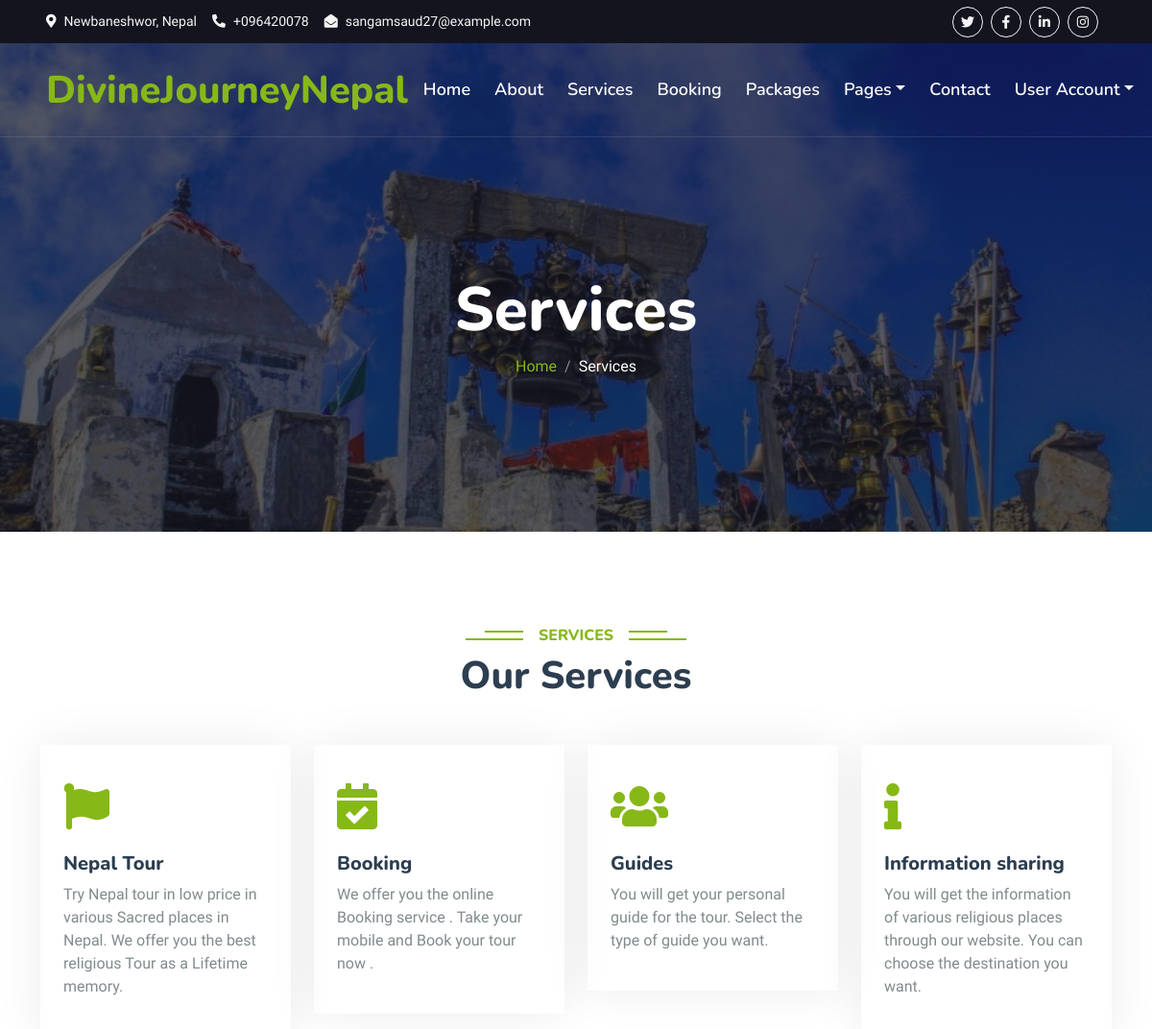
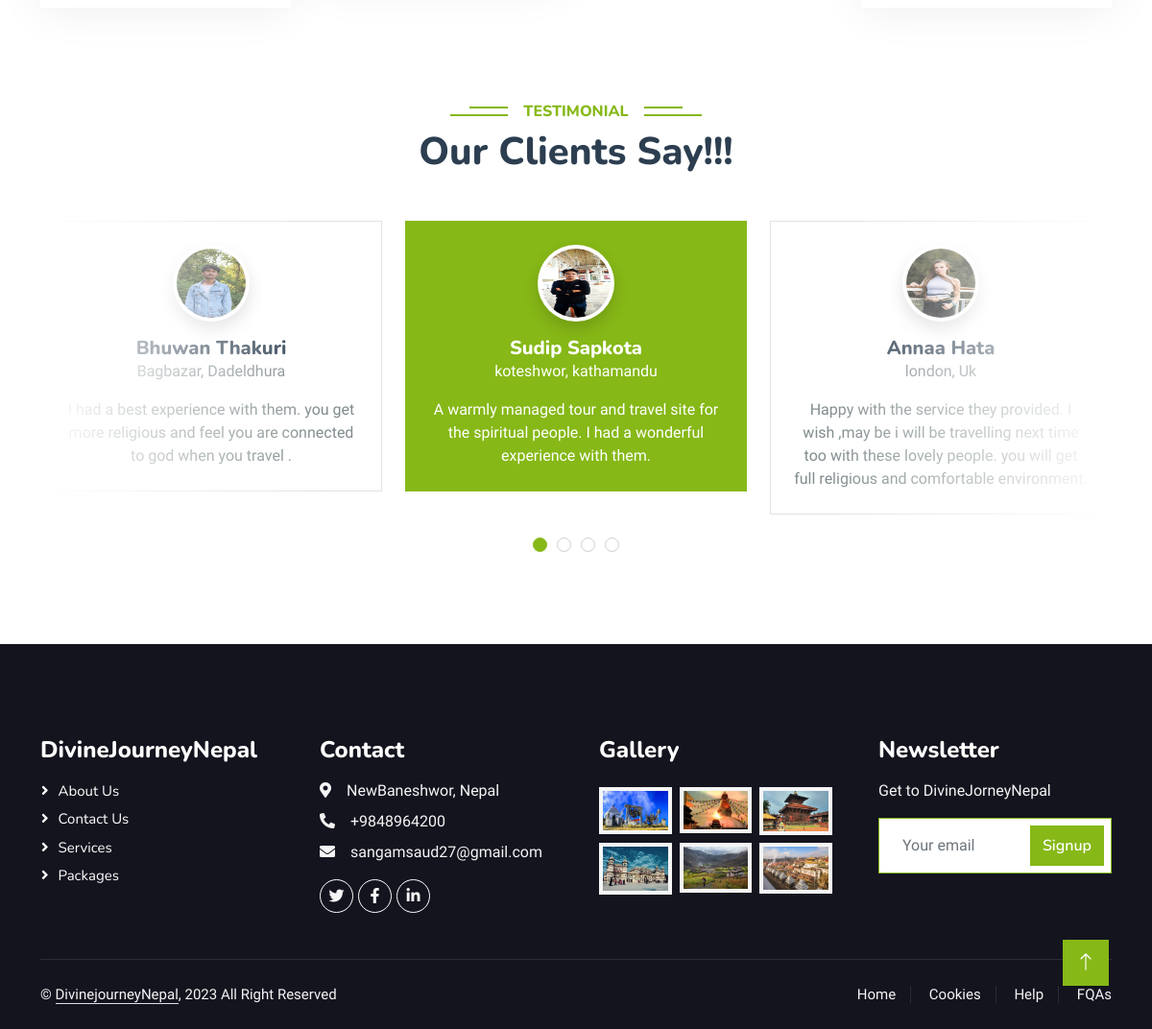
The app's page /service with its own data (2 pictures, top to bottom).
### home/models.py (models this page shows, shortened)
class Service(models.Model):
    title = models.CharField(max_length=300)
    icon = models.CharField(max_length=50)
    description = models.TextField()

class Review(models.Model):
    name = models.CharField(max_length=300)
    image = models.ImageField(upload_to='media')
    address= models.CharField(max_length = 400)
    description = models.TextField()

### home/views.py (the view)
# urls.py: path('service', service, name = 'service'),
def service(request):
    views = {}
    views['service'] = Service.objects.all()
    views['review'] = Review.objects.all()
    return render(request ,'service.html', views)

### templates/service.html
{% extends 'base.html' %}
{% load static %}
{% block content %}
        <div class="container-fluid bg-primary py-5 mb-5 hero-header">
            <div class="container py-5">
                <div class="row justify-content-center py-5">
                    <div class="col-lg-10 pt-lg-5 mt-lg-5 text-center">
                        <h1 class="display-3 text-white animated slideInDown">Services</h1>
                        <nav aria-label="breadcrumb">
                            <ol class="breadcrumb justify-content-center">
                                <li class="breadcrumb-item"><a href="/">Home</a></li>
                                <li class="breadcrumb-item text-white active" aria-current="page">Services</li>
                            </ol>
                        </nav>
                    </div>
                </div>
            </div>
        </div>
    </div>
    <div class="container-xxl py-5">
        <div class="container">
            <div class="text-center wow fadeInUp" data-wow-delay="0.1s">
                <h6 class="section-title bg-white text-center text-primary px-3">Services</h6>
                <h1 class="mb-5">Our Services</h1>
            </div>
            <div class="row g-4">
                {% for serv in service %}
                <div class="col-lg-3 col-sm-6 wow fadeInUp" data-wow-delay="0.1s">
                    <div class="service-item rounded pt-3">
                        <div class="p-4">
                            <i class="fa fa-3x {{serv.icon}} text-primary mb-4"></i>
                            <h5>{{serv.title}}</h5>
                            <p>{{serv.description}}</p>
                        </div>
                    </div>
                </div>
                {% endfor %}
            </div>
        </div>
    </div>
    <div class="container-xxl py-5 wow fadeInUp" data-wow-delay="0.1s">
        <div class="container">
            <div class="text-center">
                <h6 class="section-title bg-white text-center text-primary px-3">Testimonial</h6>
                <h1 class="mb-5">Our Clients Say!!!</h1>
            </div>
            <div class="owl-carousel testimonial-carousel position-relative">
                {% for rev in review %}
                <div class="testimonial-item bg-white text-center border p-4">
                    <img class="bg-white rounded-circle shadow p-1 mx-auto mb-3" src="{{rev.image.url}}" style="width: 80px; height: 80px;">
                    <h5 class="mb-0">{{rev.name}}</h5>
                    <p>{{rev.address}}</p>
                    <p class="mb-0">{{rev.description}}</p>
                </div>
                {% endfor %}
            </div>
        </div>
    </div>
    {% endblock %}

### static/css/style.css (style rules this page uses)
:root { --primary: #86B817; --secondary: #FE8800; --light: #F5F5F5; --dark: #14141F; }
.hero-header { background: linear-gradient(rgba(20, 20, 31, .7), rgba(20, 20, 31, .7)), url(../img/badimalikaa.jpg); background-position: center center; background-repeat: no-repeat; background-size: cover; }
.breadcrumb-item + .breadcrumb-item::before { color: rgba(255, 255, 255, .5); }
.section-title { position: relative; display: inline-block; text-transform: uppercase; }
.section-title::before { position: absolute; content: ""; width: calc(100% + 80px); height: 2px; top: 4px; left: -40px; background: var(--primary); z-index: -1; }
.section-title::after { position: absolute; content: ""; width: calc(100% + 120px); height: 2px; bottom: 5px; left: -60px; background: var(--primary); z-index: -1; }
.service-item { box-shadow: 0 0 45px rgba(0, 0, 0, .08); transition: .5s; }
.service-item * { transition: .5s; }
.testimonial-carousel::before { position: absolute; content: ""; top: 0; left: 0; height: 100%; width: 0; background: linear-gradient(to right, rgba(255, 255, 255, 1) 0%, rgba(255, 255, 255, 0) 100%); z-index: 1; }
.testimonial-carousel::after { position: absolute; content: ""; top: 0; right: 0; height: 100%; width: 0; background: linear-gradient(to left, rgba(255, 255, 255, 1) 0%, rgba(255, 255, 255, 0) 100%); z-index: 1; }
@media (min-width: 768px) { .testimonial-carousel::before, .testimonial-carousel::after { width: 200px; } }
@media (min-width: 992px) { .testimonial-carousel::before, .testimonial-carousel::after { width: 300px; } }
.testimonial-carousel .owl-item .testimonial-item, .testimonial-carousel .owl-item.center .testimonial-item * { transition: .5s; }
.testimonial-carousel .owl-item.center .testimonial-item { background: var(--primary) !important; border-color: var(--primary) !important; }
.testimonial-carousel .owl-item.center .testimonial-item * { color: #FFFFFF !important; }

### records on screen
Service: title "Nepal Tour", description "Try Nepal tour in low price in various Sacred places in Nepal. We offer you the best religious Tour as a Lifetime memory."
Service: title "Booking", description "We offer you the online Booking service . Take your mobile and Book your tour now ."
Service: title "Guides", description "You will get your personal guide for the tour. Select the type of guide you want."
Service: title "Information sharing", description "You will get the information of various religious places through our website. You can choose the destination you want."
Review: image (picture), name "Sudip Sapkota", address "koteshwor, kathamandu", description "A warmly managed tour and travel site for the spiritual people. I had a wonderful experience with them."
Review: image (picture), name "Annaa Hata", address "london, Uk", description "Happy with the service they provided. I wish ,may be i will be travelling next time too with these lovely people. you will get full religious and comfortable environment."
Review: image (picture), name "Bhuwan Thakuri", address "Bagbazar, Dadeldhura", description "I had a best experience with them. you get more religious and feel you are connected to god when you travel ."
